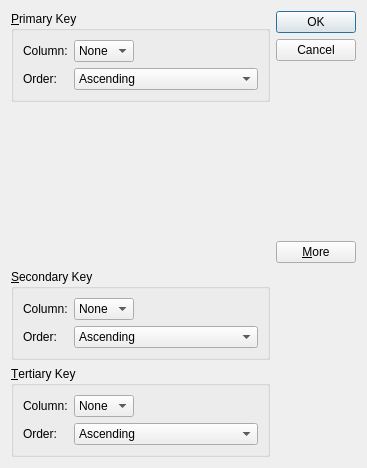
<?xml version="1.0" encoding="UTF-8"?>
<ui version="4.0">
 <class>SortDialog</class>
 <widget class="QDialog" name="SortDialog">
  <property name="geometry">
   <rect>
    <x>0</x>
    <y>0</y>
    <width>367</width>
    <height>468</height>
   </rect>
  </property>
  <property name="windowTitle">
   <string>Sort</string>
  </property>
  <layout class="QGridLayout" name="gridLayout_4">
   <item row="0" column="0">
    <widget class="QGroupBox" name="primaryGroupBox">
     <property name="title">
      <string>&amp;Primary Key</string>
     </property>
     <layout class="QGridLayout" name="gridLayout">
      <item row="0" column="0">
       <widget class="QLabel" name="label">
        <property name="text">
         <string>Column:</string>
        </property>
       </widget>
      </item>
      <item row="0" column="1">
       <widget class="QComboBox" name="primaryColumnCombo">
        <item>
         <property name="text">
          <string>None</string>
         </property>
        </item>
       </widget>
      </item>
      <item row="0" column="2">
       <spacer name="horizontalSpacer">
        <property name="orientation">
         <enum>Qt::Horizontal</enum>
        </property>
        <property name="sizeHint" stdset="0">
         <size>
          <width>78</width>
          <height>20</height>
         </size>
        </property>
       </spacer>
      </item>
      <item row="1" column="0">
       <widget class="QLabel" name="label_2">
        <property name="text">
         <string>Order:</string>
        </property>
       </widget>
      </item>
      <item row="1" column="1" colspan="2">
       <widget class="QComboBox" name="primaryOrderCombo">
        <item>
         <property name="text">
          <string>Ascending</string>
         </property>
        </item>
        <item>
         <property name="text">
          <string>Descending</string>
         </property>
        </item>
       </widget>
      </item>
     </layout>
    </widget>
   </item>
   <item row="0" column="1" rowspan="2">
    <layout class="QVBoxLayout" name="verticalLayout">
     <item>
      <widget class="QPushButton" name="okButton">
       <property name="text">
        <string>OK</string>
       </property>
       <property name="default">
        <bool>true</bool>
       </property>
      </widget>
     </item>
     <item>
      <widget class="QPushButton" name="cancelButton">
       <property name="text">
        <string>Cancel</string>
       </property>
      </widget>
     </item>
     <item>
      <spacer name="verticalSpacer_2">
       <property name="orientation">
        <enum>Qt::Vertical</enum>
       </property>
       <property name="sizeHint" stdset="0">
        <size>
         <width>20</width>
         <height>0</height>
        </size>
       </property>
      </spacer>
     </item>
     <item>
      <widget class="QPushButton" name="moreButton">
       <property name="text">
        <string>&amp;More</string>
       </property>
       <property name="checkable">
        <bool>true</bool>
       </property>
       <property name="default">
        <bool>false</bool>
       </property>
      </widget>
     </item>
    </layout>
   </item>
   <item row="1" column="0">
    <spacer name="verticalSpacer">
     <property name="orientation">
      <enum>Qt::Vertical</enum>
     </property>
     <property name="sizeHint" stdset="0">
      <size>
       <width>20</width>
       <height>105</height>
      </size>
     </property>
    </spacer>
   </item>
   <item row="2" column="0">
    <widget class="QGroupBox" name="secondaryGroupBox">
     <property name="title">
      <string>&amp;Secondary Key</string>
     </property>
     <layout class="QGridLayout" name="gridLayout_2">
      <item row="0" column="0">
       <widget class="QLabel" name="label_3">
        <property name="text">
         <string>Column:</string>
        </property>
       </widget>
      </item>
      <item row="0" column="1">
       <widget class="QComboBox" name="secondaryColumnCombo">
        <item>
         <property name="text">
          <string>None</string>
         </property>
        </item>
       </widget>
      </item>
      <item row="0" column="2">
       <spacer name="horizontalSpacer_2">
        <property name="orientation">
         <enum>Qt::Horizontal</enum>
        </property>
        <property name="sizeHint" stdset="0">
         <size>
          <width>40</width>
          <height>20</height>
         </size>
        </property>
       </spacer>
      </item>
      <item row="1" column="0">
       <widget class="QLabel" name="label_4">
        <property name="text">
         <string>Order:</string>
        </property>
       </widget>
      </item>
      <item row="1" column="1" colspan="2">
       <widget class="QComboBox" name="secondaryOrderCombo">
        <item>
         <property name="text">
          <string>Ascending</string>
         </property>
        </item>
        <item>
         <property name="text">
          <string>Descending</string>
         </property>
        </item>
       </widget>
      </item>
     </layout>
    </widget>
   </item>
   <item row="3" column="0">
    <widget class="QGroupBox" name="tertiaryGroupBox">
     <property name="title">
      <string>&amp;Tertiary Key</string>
     </property>
     <layout class="QGridLayout" name="gridLayout_3">
      <item row="0" column="0">
       <widget class="QLabel" name="label_5">
        <property name="text">
         <string>Column:</string>
        </property>
       </widget>
      </item>
      <item row="0" column="1">
       <widget class="QComboBox" name="tertiaryColumnCombo">
        <item>
         <property name="text">
          <string>None</string>
         </property>
        </item>
       </widget>
      </item>
      <item row="0" column="2">
       <spacer name="horizontalSpacer_3">
        <property name="orientation">
         <enum>Qt::Horizontal</enum>
        </property>
        <property name="sizeHint" stdset="0">
         <size>
          <width>40</width>
          <height>20</height>
         </size>
        </property>
       </spacer>
      </item>
      <item row="1" column="0">
       <widget class="QLabel" name="label_6">
        <property name="text">
         <string>Order:</string>
        </property>
       </widget>
      </item>
      <item row="1" column="1" colspan="2">
       <widget class="QComboBox" name="tertiaryOrderCombo">
        <item>
         <property name="text">
          <string>Ascending</string>
         </property>
        </item>
        <item>
         <property name="text">
          <string>Descending</string>
         </property>
        </item>
       </widget>
      </item>
     </layout>
    </widget>
   </item>
  </layout>
 </widget>
 <tabstops>
  <tabstop>primaryColumnCombo</tabstop>
  <tabstop>primaryOrderCombo</tabstop>
  <tabstop>secondaryColumnCombo</tabstop>
  <tabstop>secondaryOrderCombo</tabstop>
  <tabstop>tertiaryColumnCombo</tabstop>
  <tabstop>tertiaryOrderCombo</tabstop>
  <tabstop>okButton</tabstop>
  <tabstop>cancelButton</tabstop>
  <tabstop>moreButton</tabstop>
 </tabstops>
 <resources/>
 <connections>
  <connection>
   <sender>okButton</sender>
   <signal>clicked()</signal>
   <receiver>SortDialog</receiver>
   <slot>accept()</slot>
   <hints>
    <hint type="sourcelabel">
     <x>306</x>
     <y>46</y>
    </hint>
    <hint type="destinationlabel">
     <x>231</x>
     <y>54</y>
    </hint>
   </hints>
  </connection>
  <connection>
   <sender>cancelButton</sender>
   <signal>clicked()</signal>
   <receiver>SortDialog</receiver>
   <slot>reject()</slot>
   <hints>
    <hint type="sourcelabel">
     <x>304</x>
     <y>64</y>
    </hint>
    <hint type="destinationlabel">
     <x>237</x>
     <y>99</y>
    </hint>
   </hints>
  </connection>
  <connection>
   <sender>moreButton</sender>
   <signal>toggled(bool)</signal>
   <receiver>secondaryGroupBox</receiver>
   <slot>setVisible(bool)</slot>
   <hints>
    <hint type="sourcelabel">
     <x>301</x>
     <y>220</y>
    </hint>
    <hint type="destinationlabel">
     <x>82</x>
     <y>240</y>
    </hint>
   </hints>
  </connection>
  <connection>
   <sender>moreButton</sender>
   <signal>toggled(bool)</signal>
   <receiver>tertiaryGroupBox</receiver>
   <slot>setVisible(bool)</slot>
   <hints>
    <hint type="sourcelabel">
     <x>327</x>
     <y>231</y>
    </hint>
    <hint type="destinationlabel">
     <x>68</x>
     <y>357</y>
    </hint>
   </hints>
  </connection>
 </connections>
</ui>
